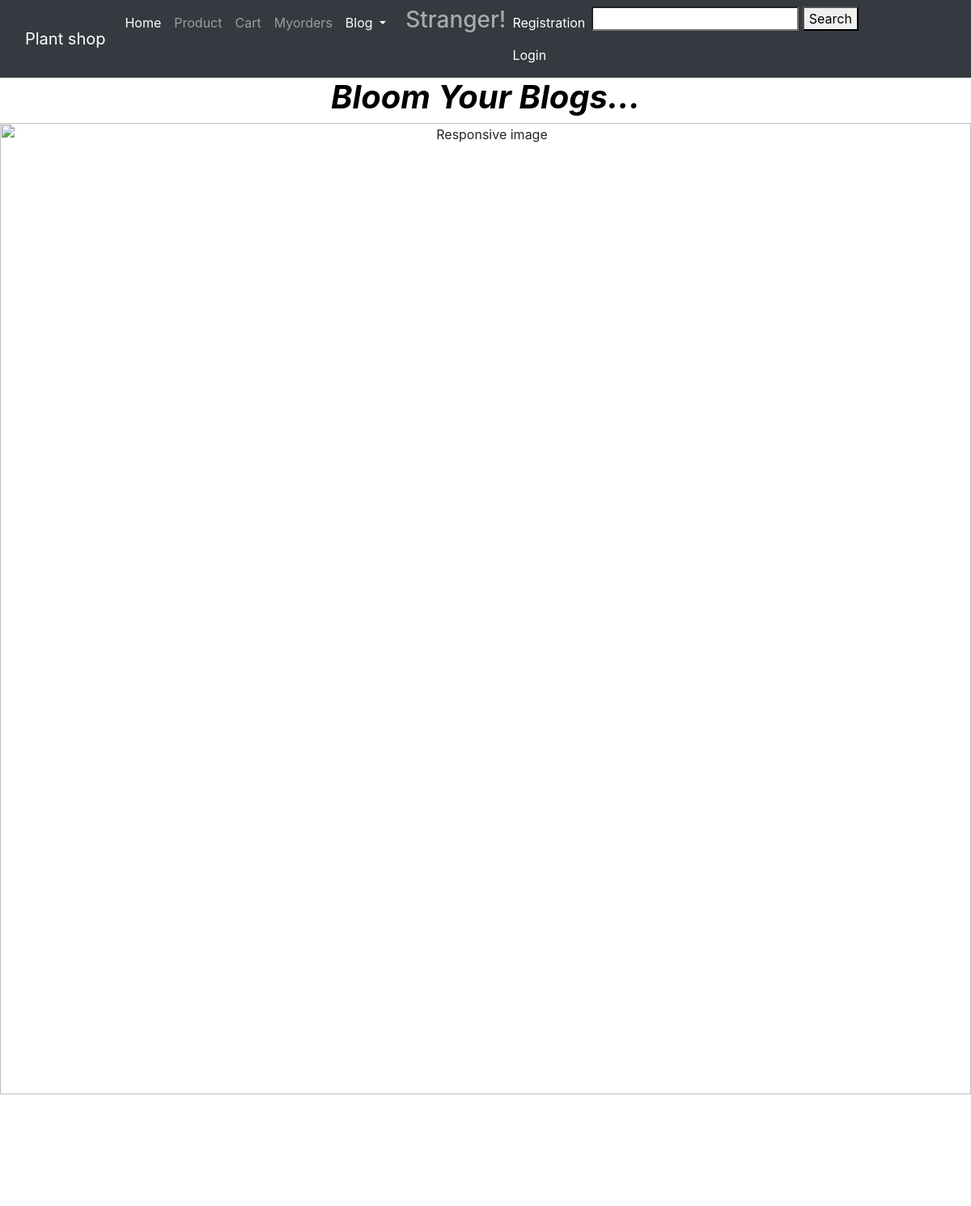
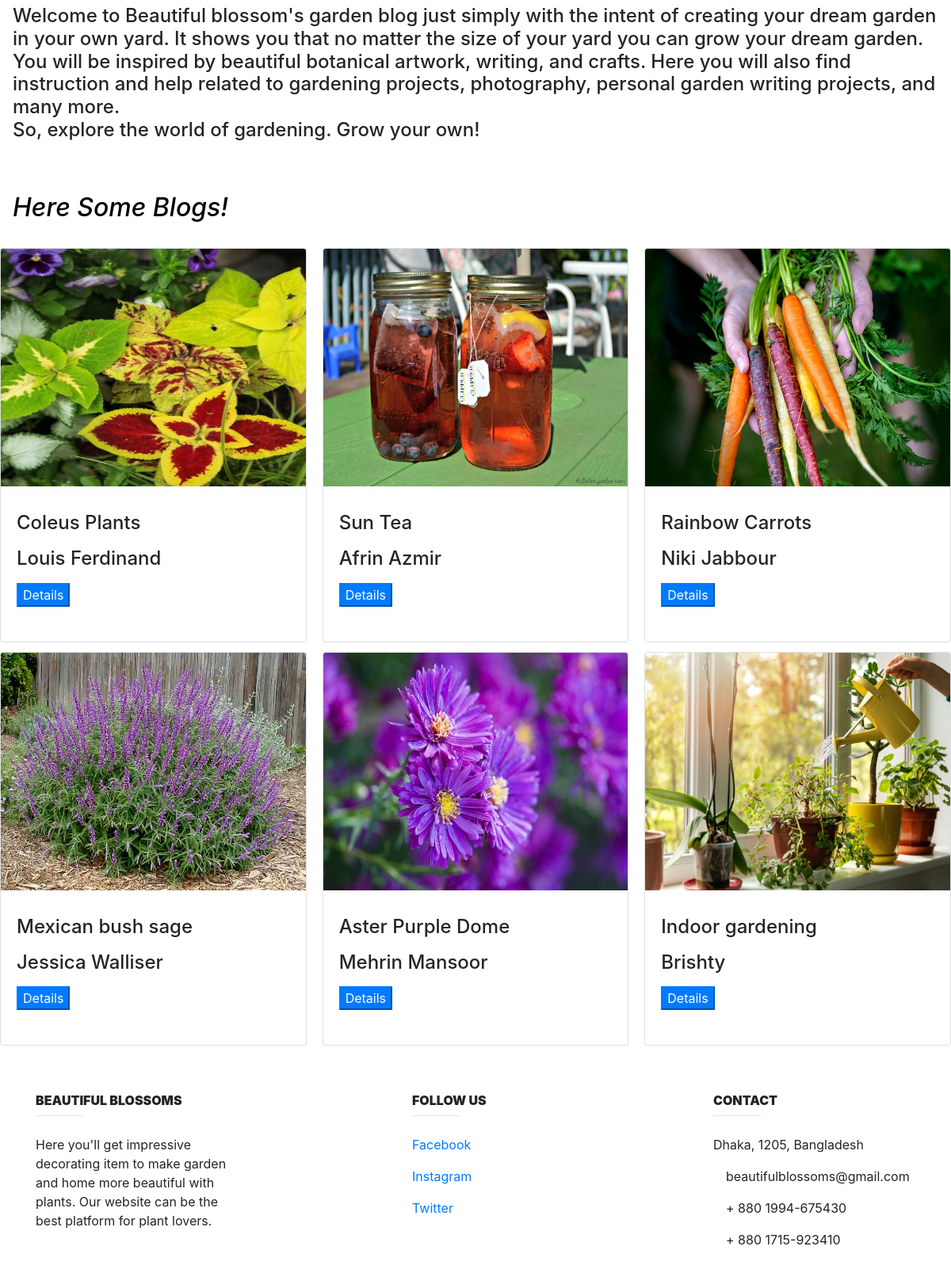
The app's page /ShowBlogs/ with its own data (2 pictures, top to bottom).
### Blog/models.py (models this page shows, shortened)
class Blog(models.Model):
    title = models.CharField(max_length=100, default="")
    bloggers_name = models.CharField(max_length=100, default="")
    blog = models.TextField(max_length=5000, default="")
    image = models.ImageField(upload_to='images/image/',blank=True)

### Blog/views.py (the view)
# urls.py: path('ShowBlogs/', Blog_views.showBlog,name='ShowBlogs'),
def showBlog(request):
    blogs=Blog.objects.all()
    if request.method == 'POST':
        blogs = Blog.objects.filter(title__icontains=request.POST['search'])
    context={
        'blogs':blogs
    }
    return render(request, 'Blog/Blogs.html', context)

### templates/Blog/Blogs.html
{% extends 'Base_blog.html' %}
{% load static %}
{% block content %}
    <center> <h1 style="color: black"> <b><i>Bloom Your Blogs...</i></b><br></h1></center>
    <center><img src="https://www.platthillnursery.com/wp-content/uploads/2021/01/platt-hill-2021-garden-bloggers-influencers-a-way-to-garden-phone-leaves.jpg" hight="40" width="1200" class="img-fluid" alt="Responsive image"></center><br><br>
    <br>
    <br>
    <center><h2 style="color: black"></h2></center><br>
    <p><h4 class="ml-3">Welcome to Beautiful blossom's garden blog just simply with the intent of creating your
    dream garden in your own yard. It shows you that no matter the size of your yard you can grow your dream garden.
    You will be inspired by beautiful botanical artwork, writing, and crafts. Here you will also find instruction and
    help related to gardening projects, photography, personal garden writing projects, and many more.<br>
    So, explore the world of gardening. Grow your own!</h4></p>
    <br>
    <br>
   <h2 class="mr-3 ml-3" style="color: black"><i>Here Some Blogs!</i><br></h2>
    <br>
    <div class="card-columns">
        {% for b in blogs %}
             <div class="card">
                <img src="{{ b.image.url }}" class="card-img-top" alt="..." height="300" width="250">
                <div class="card-body">
                  <h5 class="card-title"><h4>{{ b.title }}</h4></h5>
                  <p class="card-text"> <h4>{{ b.bloggers_name }}</h4></p>
                <a href="{{ b.id }}">
                    <button type="button" class="btn-primary" >Details</button>
                </a>
                    </div><br>
      </div>
    {% endfor %}
        </div>
{% endblock content %}

### records on screen
Blog: image (picture), title "Coleus Plants", bloggers_name "Louis Ferdinand"
Blog: image (picture), title "Mexican bush sage", bloggers_name "Jessica Walliser"
Blog: image (picture), title "Sun Tea", bloggers_name "Afrin Azmir"
Blog: image (picture), title "Aster Purple Dome", bloggers_name "Mehrin Mansoor"
Blog: image (picture), title "Rainbow Carrots", bloggers_name "Niki Jabbour"
Blog: image (picture), title "Indoor gardening", bloggers_name "Brishty"
